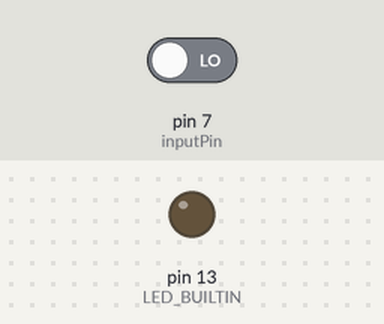
The sketch below on a simulated Arduino Uno, built with avr-gcc and run on an emulated ATmega328P. Parts: output pins drawn as LEDs (lit = HIGH). Inputs (shaded band) come from the test bench; at power-on: pin 7 (inputPin) LOW.

Above: at 1.8 s.
1.9 s: pin 7 (inputPin) driven HIGH
At 3.2 s:
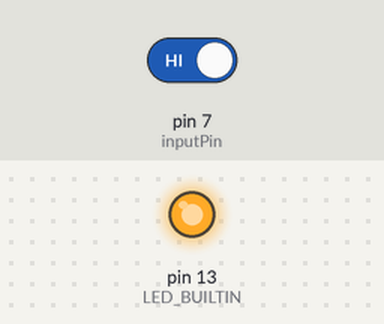
3.5 s: pin 7 (inputPin) driven LOW
At 4.5 s:
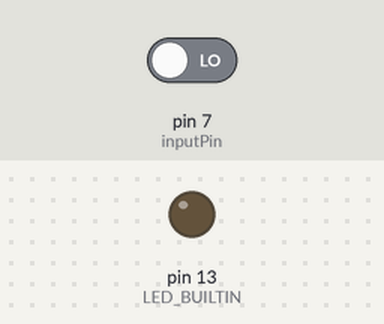
Timing chart, 0 to 6.5 s (numbered marks = the images above; inputs shaded):
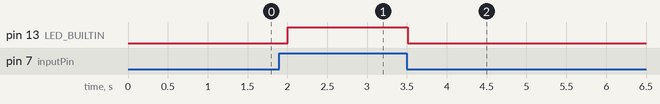

The sketch:

arduino_bluetooth.ino
```cpp
#include <SoftwareSerial.h>

SoftwareSerial SerialInput(10, 11); // RX, TX

String inputString = "";         // a string to hold incoming data
boolean stringComplete = false;

int inputPin = 7;

void setup() {
  // put your setup code here, to run once:
  pinMode(LED_BUILTIN, OUTPUT);
  pinMode(inputPin, INPUT);
  SerialInput.begin(9600);
  Serial.println("TEST");
}

void loop() {

  if(digitalRead(inputPin)) {
    digitalWrite(LED_BUILTIN, HIGH);
    SerialInput.print(1);
  } else {
    digitalWrite(LED_BUILTIN, LOW);
    SerialInput.print(0);
  }

  delay(500);

}
```

Measured:
- after the input at 1.9 s, pin 13 (LED_BUILTIN): LOW → HIGH after 0.10 s
- after the input at 3.5 s, pin 13 (LED_BUILTIN): HIGH → LOW at once
